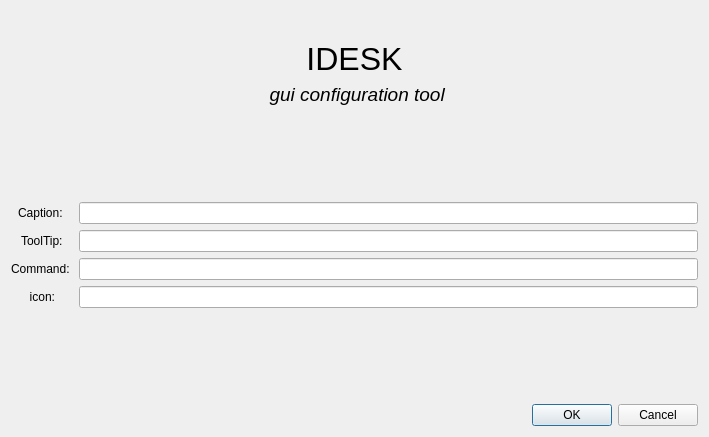
<?xml version="1.0" encoding="UTF-8"?>
<ui version="4.0">
 <class>Form</class>
 <widget class="QWidget" name="Form">
  <property name="geometry">
   <rect>
    <x>0</x>
    <y>0</y>
    <width>709</width>
    <height>437</height>
   </rect>
  </property>
  <property name="windowTitle">
   <string>Form</string>
  </property>
  <layout class="QGridLayout" name="gridLayout_4">
   <item row="1" column="0">
    <layout class="QFormLayout" name="formLayout">
     <property name="labelAlignment">
      <set>Qt::AlignCenter</set>
     </property>
     <item row="2" column="0" colspan="2">
      <widget class="QLabel" name="label_5">
       <property name="font">
        <font>
         <pointsize>14</pointsize>
         <italic>true</italic>
        </font>
       </property>
       <property name="text">
        <string> gui configuration tool</string>
       </property>
       <property name="alignment">
        <set>Qt::AlignCenter</set>
       </property>
      </widget>
     </item>
     <item row="3" column="0">
      <spacer name="verticalSpacer_2">
       <property name="orientation">
        <enum>Qt::Vertical</enum>
       </property>
       <property name="sizeHint" stdset="0">
        <size>
         <width>20</width>
         <height>30</height>
        </size>
       </property>
      </spacer>
     </item>
     <item row="4" column="0">
      <widget class="QLabel" name="label">
       <property name="text">
        <string>Caption: </string>
       </property>
      </widget>
     </item>
     <item row="4" column="1">
      <widget class="QLineEdit" name="lineEdit"/>
     </item>
     <item row="5" column="0">
      <widget class="QLabel" name="label_2">
       <property name="text">
        <string>ToolTip:</string>
       </property>
      </widget>
     </item>
     <item row="5" column="1">
      <widget class="QLineEdit" name="lineEdit_2"/>
     </item>
     <item row="6" column="0">
      <widget class="QLabel" name="label_3">
       <property name="text">
        <string>Command: </string>
       </property>
      </widget>
     </item>
     <item row="6" column="1">
      <widget class="QLineEdit" name="lineEdit_3"/>
     </item>
     <item row="7" column="0">
      <widget class="QLabel" name="label_4">
       <property name="text">
        <string>icon:</string>
       </property>
       <property name="alignment">
        <set>Qt::AlignRight|Qt::AlignTrailing|Qt::AlignVCenter</set>
       </property>
      </widget>
     </item>
     <item row="7" column="1">
      <widget class="QLineEdit" name="lineEdit_4"/>
     </item>
     <item row="9" column="1">
      <spacer name="verticalSpacer">
       <property name="orientation">
        <enum>Qt::Vertical</enum>
       </property>
       <property name="sizeHint" stdset="0">
        <size>
         <width>20</width>
         <height>40</height>
        </size>
       </property>
      </spacer>
     </item>
     <item row="10" column="1">
      <widget class="QDialogButtonBox" name="buttonBox">
       <property name="standardButtons">
        <set>QDialogButtonBox::Cancel|QDialogButtonBox::Ok</set>
       </property>
      </widget>
     </item>
     <item row="1" column="0" colspan="2">
      <widget class="QLabel" name="label_6">
       <property name="font">
        <font>
         <family>Cantarell</family>
         <pointsize>24</pointsize>
        </font>
       </property>
       <property name="text">
        <string>IDESK</string>
       </property>
       <property name="alignment">
        <set>Qt::AlignCenter</set>
       </property>
      </widget>
     </item>
    </layout>
   </item>
   <item row="0" column="0">
    <spacer name="verticalSpacer_3">
     <property name="orientation">
      <enum>Qt::Vertical</enum>
     </property>
     <property name="sizeType">
      <enum>QSizePolicy::Maximum</enum>
     </property>
     <property name="sizeHint" stdset="0">
      <size>
       <width>20</width>
       <height>30</height>
      </size>
     </property>
    </spacer>
   </item>
  </layout>
 </widget>
 <resources/>
 <connections/>
</ui>
